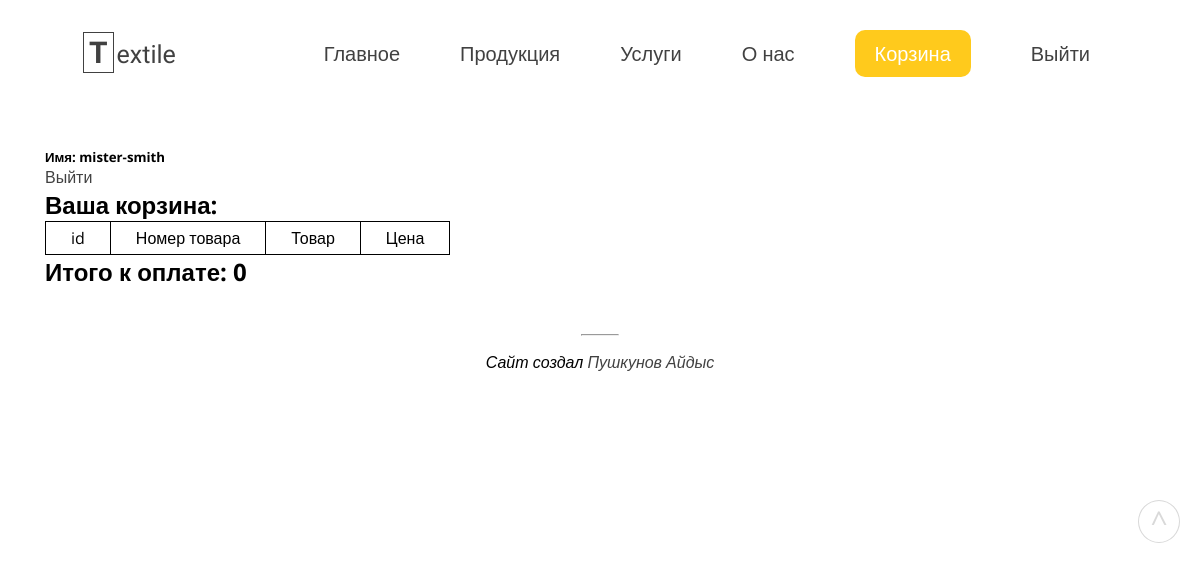
The app's page /site-pages/basket.php (signed in), older data.
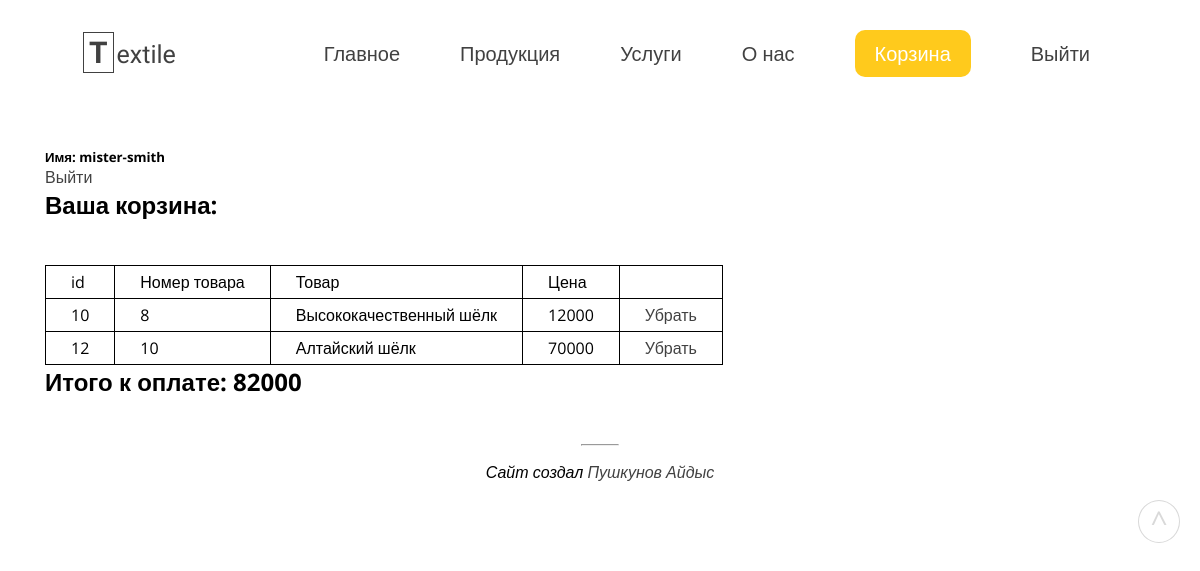
The same page, newer data.
### tables this page shows
CREATE TABLE `basket_users` (
  `id_basket` int NOT NULL AUTO_INCREMENT,
  `user_id` int DEFAULT NULL,
  `product_id` int DEFAULT NULL,
  PRIMARY KEY (`id_basket`),
  KEY `user_id` (`user_id`),
  KEY `product_id` (`product_id`),
  CONSTRAINT `basket_users_ibfk_1` FOREIGN KEY (`user_id`) REFERENCES `users` (`id`),
  CONSTRAINT `basket_users_ibfk_2` FOREIGN KEY (`product_id`) REFERENCES `products` (`id`)
);

CREATE TABLE `products` (
  `id` int NOT NULL AUTO_INCREMENT,
  `image` varchar(255) DEFAULT NULL,
  `title` varchar(255) DEFAULT NULL,
  `price` varchar(255) DEFAULT NULL,
  PRIMARY KEY (`id`)
);

### site-pages/basket.php (the view, shortened to what this page needs)
<?php
    include "../includes/db.php";
?>
<!DOCTYPE html>
<html lang="ru">
<head>
    <link rel="stylesheet" href="../style/style.css">
    <link rel="stylesheet" href="../style/main.css">
    <link rel="stylesheet" href="../style/navigation.css">
    <link rel="stylesheet" type="text/css" href="../style/product-block.css">
    <link rel="stylesheet" type="text/css" href="../style/profile.css">
    <link rel="stylesheet" type="text/css" href="../style/basket.css">
</head>
<body>
    <div id="header" class="container">
        <header>
            <nav scrolling="no">
                <div class="menu" scrolling="no">
                    <div class="logo">
                        <a href="index.html ">
                            <div class="text">
                                <b>T</b><span>extile</span>
                            </div>
                        </a>
                    </div>
                    <div class="menu-items" scrolling="no">
                        <ul>
                            <li><a href="./profile.php">Главное</a></li>
                            <li><a href="./products.php">Продукция</a></li>
                            <li><a href="./services.php">Услуги</a></li>
                            <li><a href="./about.php">О нас</a></li>
                            <li><a href="./basket.php?productid=false&userid=false" class="basket" id="basket-user">Корзина</a></li>
                            <li><a href="./logout.php">Выйти</a></li>
                        </ul>
                    </div>
                </div>
            </nav>
        </header>
        <article>
                <div class="user-name">
                    <h5>Имя: <?php echo($_SESSION['user_name']); ?></h5>
                    <a href="./logout.php">Выйти</a>
                </div>
                <div class="basket-style">
                    <h1>Ваша корзина:</h1>
                </div>
                <table class="table-admins">
                <tr><td>id</td><td>Номер товара</td><td>Товар</td><td>Цена</td></tr>
                <?php
                    $count_all = 0;
                    $product_id = $_GET['productid'];
                    $user_id = $_GET['userid'];
                    if ($product_id == 'false') {
                        $basket_callback = "SELECT * FROM `basket_users` WHERE user_id = {$_SESSION['user_id']}";
                        $result_basket = mysqli_query($conn, $basket_callback);
                        foreach($result_basket as $row) {
                            echo("<br>");
                            $row_product = $row['product_id'];
                            $idbasket= $row['id_basket'];
                            $product_result = mysqli_query($conn, "SELECT * FROM `products` WHERE id={$row_product}");
                            foreach($product_result as $res) {
                                $product_id = $res['id'];
                                $product_title = $res['title'];
                                $product_price = $res['price'];
                                $count_all = $count_all + $product_price;
                                echo("<tr><td>$idbasket</td><td>$product_id</td><td>$product_title</td><td>$product_price</td><td><a href='./delete-product_from_basket.php?deleteid=$idbasket'>Убрать</a></td></tr>");
                            }
                        }
                    } else {
                        $basket_sql = "INSERT INTO `basket_users` (user_id, product_id) values ('$user_id', '$product_id')";
                        mysqli_query($conn, $basket_sql);
                        $basket_callback = "SELECT * FROM `basket_users` WHERE user_id = {$_SESSION['user_id']}";
                        $result_basket = mysqli_query($conn, $basket_callback);
                        foreach($result_basket as $row) {
                            echo("<br>");
                            $row_product = $row['product_id'];
                            $idbasket= $row['id_basket'];
                            $product_result = mysqli_query($conn, "SELECT * FROM `products` WHERE id={$row_product}");
                            foreach($product_result as $res) {
                                $product_id = $res['id'];
                                $product_title = $res['title'];
                                $product_price = $res['price'];
                                $count_all = $count_all + $product_price;
                                echo("<tr><td>$idbasket</td><td>$product_id</td><td>$product_title</td><td>$product_price</td><td><a href='./delete-product_from_basket.php?deleteid=$idbasket'>Убрать</a></td></tr>");
                            }
                        }
                    }
                ?>
                </table>
                <?php echo("<h2>Итого к оплате: $count_all</h2>"); ?>
        </article>
        <footer>
            <div class="author">
                <hr>
                <i>Сайт создал <a href="mailto:MyWayInProgramming@gmail.com">Пушкунов Айдыс</a></i>
            </div>
        </footer>
    </div>
    <a href="#header"><div class="button-top">^</div></a>
</body>
</html>

Row changes from the older to the newer data that the page shows:
added basket_users: id_basket "10"
now on this page (row unchanged): products: id "8", title "Высококачественный шёлк", price "12000"
added basket_users: id_basket "12"
now on this page (row unchanged): products: id "10", title "Алтайский шёлк", price "70000"
Text that changed along with them:
$count_all: "0" → "82000"
